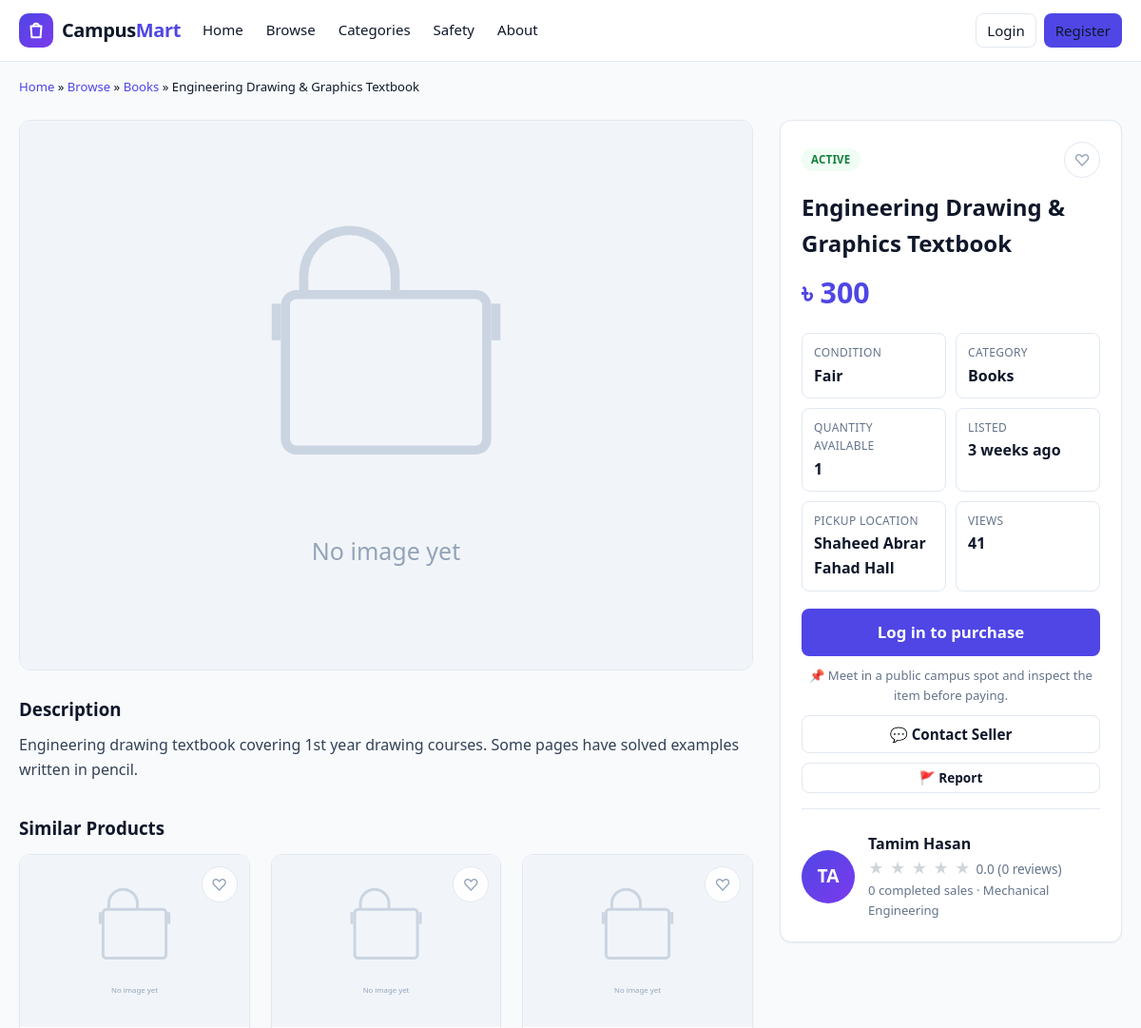
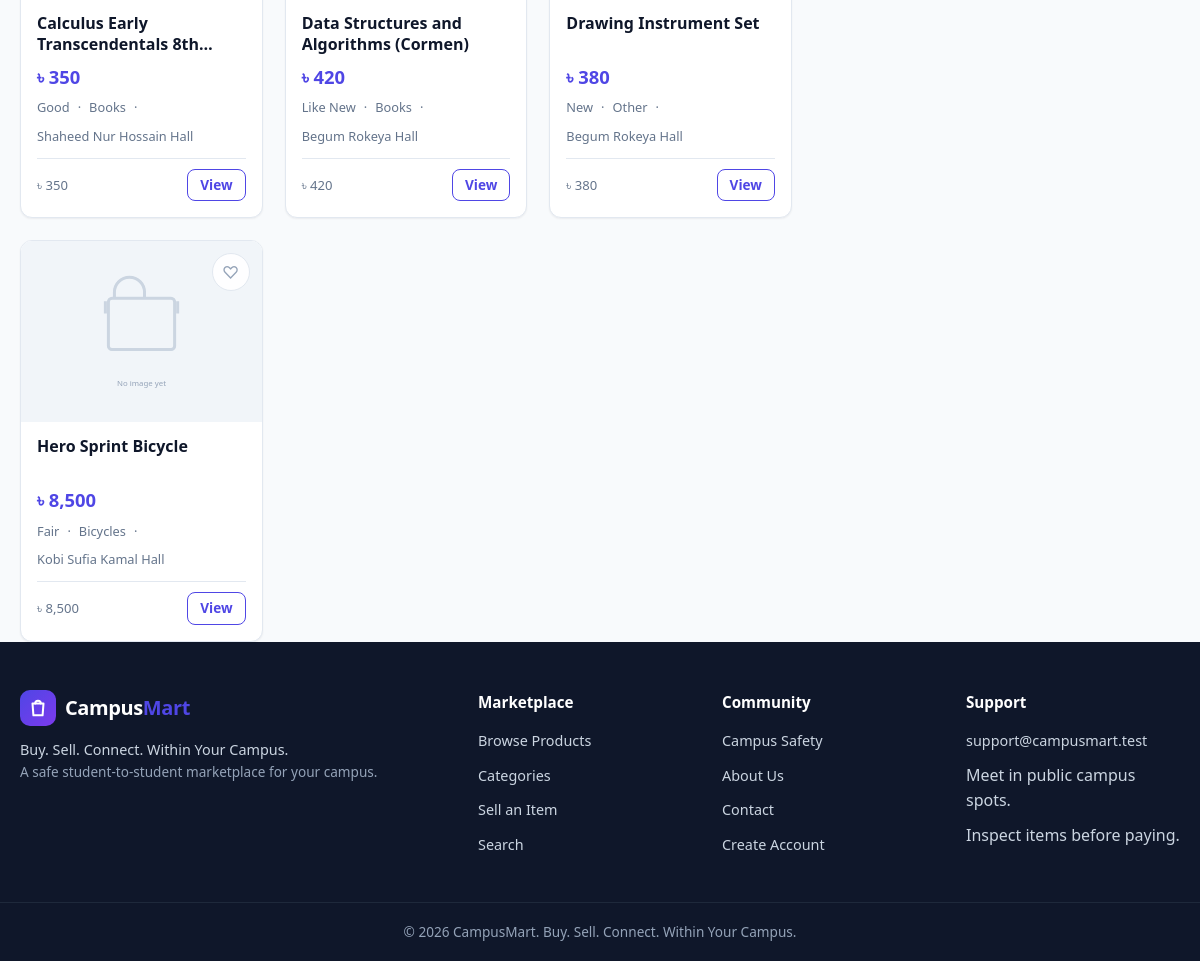
The page /product-details.php?id=17 on the database its author committed (2 pictures, top to bottom).
### tables this page shows
CREATE TABLE products (
  id INT UNSIGNED NOT NULL AUTO_INCREMENT,
  seller_id INT UNSIGNED NOT NULL,
  category_id INT UNSIGNED NOT NULL,
  title VARCHAR(200) NOT NULL,
  description TEXT NOT NULL,
  price DECIMAL(10,2) NOT NULL,
  condition_label ENUM('New','Like New','Good','Fair','Used') NOT NULL DEFAULT 'Good',
  quantity INT UNSIGNED NOT NULL DEFAULT 1,
  location VARCHAR(150) NOT NULL,
  contact_preference ENUM('In-app message','Phone','Both') NOT NULL DEFAULT 'In-app message',
  status ENUM('draft','pending','approved','active','reserved','sold','expired','rejected','removed') NOT NULL DEFAULT 'pending',
  reject_reason VARCHAR(500) DEFAULT NULL,
  views INT UNSIGNED NOT NULL DEFAULT 0,
  expires_at DATETIME NOT NULL,
  created_at DATETIME NOT NULL DEFAULT CURRENT_TIMESTAMP,
  updated_at DATETIME NOT NULL DEFAULT CURRENT_TIMESTAMP ON UPDATE CURRENT_TIMESTAMP,
  PRIMARY KEY (id),
  KEY idx_products_seller (seller_id),
  KEY idx_products_category (category_id),
  KEY idx_products_status (status),
  KEY idx_products_created (created_at),
  KEY idx_products_price (price),
  KEY idx_products_expires (expires_at),
  FULLTEXT KEY ft_products_search (title, description),
  CONSTRAINT fk_products_seller FOREIGN KEY (seller_id) REFERENCES users(id) ON DELETE RESTRICT,
  CONSTRAINT fk_products_category FOREIGN KEY (category_id) REFERENCES categories(id) ON DELETE RESTRICT,
  CONSTRAINT chk_products_price CHECK (price >= 0),
  CONSTRAINT chk_products_quantity CHECK (quantity >= 0)
);

CREATE TABLE categories (
  id INT UNSIGNED NOT NULL AUTO_INCREMENT,
  name VARCHAR(100) NOT NULL,
  description VARCHAR(255) DEFAULT NULL,
  status ENUM('active','disabled') NOT NULL DEFAULT 'active',
  created_at DATETIME NOT NULL DEFAULT CURRENT_TIMESTAMP,
  updated_at DATETIME NOT NULL DEFAULT CURRENT_TIMESTAMP ON UPDATE CURRENT_TIMESTAMP,
  PRIMARY KEY (id),
  UNIQUE KEY uq_categories_name (name)
);

CREATE TABLE users (
  id INT UNSIGNED NOT NULL AUTO_INCREMENT,
  full_name VARCHAR(100) NOT NULL,
  student_id VARCHAR(30) NOT NULL,
  email VARCHAR(150) NOT NULL,
  phone VARCHAR(20) DEFAULT NULL,
  password_hash VARCHAR(255) NOT NULL,
  department VARCHAR(100) DEFAULT NULL,
  batch VARCHAR(30) DEFAULT NULL,
  hall VARCHAR(100) DEFAULT NULL,
  profile_image VARCHAR(255) DEFAULT NULL,
  role ENUM('student','admin') NOT NULL DEFAULT 'student',
  status ENUM('active','suspended') NOT NULL DEFAULT 'active',
  is_verified TINYINT(1) NOT NULL DEFAULT 0,
  created_at DATETIME NOT NULL DEFAULT CURRENT_TIMESTAMP,
  updated_at DATETIME NOT NULL DEFAULT CURRENT_TIMESTAMP ON UPDATE CURRENT_TIMESTAMP,
  PRIMARY KEY (id),
  UNIQUE KEY uq_users_student_id (student_id),
  UNIQUE KEY uq_users_email (email),
  KEY idx_users_status (status),
  KEY idx_users_role (role)
);

### includes/init.php (called while the page is built, shortened)
<?php
require_once __DIR__ . '/../includes/functions.php';
run_expiry_check();

### product-details.php (the view, shortened to what this page needs)
<?php
require_once __DIR__ . '/includes/init.php';
$pid = (int)($_GET['id'] ?? 0);
$product = $pid > 0 ? get_product($pid) : null;
$isOwner = is_logged_in() && current_user_id() === (int)$product['seller_id'];
$images = product_images($pid);
$primary = $images[0]['image_path'] ?? null;
$seller = get_user((int)$product['seller_id']);
$sellerStats = seller_stats((int)$product['seller_id']);
$isFav = is_logged_in() && favorite_exists(current_user_id(), $pid);
$myOrder = null;
$similar = similar_products($product, 4);
$canRequest = $product['status'] === 'active'
    && $product['seller_status'] === 'active'
    && !$isOwner
    && is_logged_in()
    && $myOrder === null
    && current_user()['status'] === 'active';
require __DIR__ . '/includes/header.php';
?>
<div class="container">
  <nav class="text-small mb-2" style="padding-top:16px;" aria-label="Breadcrumb">
    <a href="<?= e(APP_BASE_URL . '/index.php') ?>">Home</a> »
    <a href="<?= e(APP_BASE_URL . '/products.php') ?>">Browse</a> »
    <a href="<?= e(APP_BASE_URL . '/products.php?category=' . (int)$product['category_id']) ?>"><?= e($product['category_name']) ?></a> »
    <span><?= e($product['title']) ?></span>
  </nav>
  <div class="detail-layout">
    <div class="detail-main">
      <div class="gallery" data-track-view="<?= (int)$pid ?>">
        <div class="gallery-main">
          <?php if ($primary): ?>
            <img src="<?= e(image_url($primary)) ?>" alt="<?= e($product['title']) ?>" id="galleryMain">
          <?php else: ?>
            <img src="<?= e(image_url(null)) ?>" alt="No image">
          <?php endif; ?>
        </div>
      </div>
      <div class="detail-description">
        <h3>Description</h3>
        <p><?= e($product['description']) ?></p>
      </div>
      <?php if ($similar): ?>
        <div style="margin-top:34px;">
          <h3 class="mb-2">Similar Products</h3>
          <div class="product-grid" style="grid-template-columns:repeat(auto-fill,minmax(220px,1fr));">
            <?php
            $detailProduct = $product;
            foreach ($similar as $product2) {
                $product = $product2;
                require __DIR__ . '/includes/product-card.php';
            }
            $product = $detailProduct;
            ?>
          </div>
        </div>
      <?php endif; ?>
    </div>
    <aside class="buy-panel">
      <div class="card panel-box">
        <div class="flex justify-between">
          <span class="badge badge-<?= e(product_status_class($product['status'])) ?>"><?= e(product_status_label($product['status'])) ?></span>
          <button type="button" class="fav-btn <?= $isFav ? 'active' : '' ?>" data-fav="<?= (int)$pid ?>" style="position:static; width:38px; height:38px;" title="<?= $isFav ? 'Remove from favorites' : 'Add to favorites' ?>">&#9825;</button>
        </div>
        <h1 class="mt-2"><?= e($product['title']) ?></h1>
        <div class="detail-price"><?= e(format_price($product['price'])) ?></div>
        <div class="detail-meta">
          <div class="meta-item"><div class="label">Condition</div><div class="value"><?= e($product['condition_label']) ?></div></div>
          <div class="meta-item"><div class="label">Category</div><div class="value"><?= e($product['category_name']) ?></div></div>
          <div class="meta-item"><div class="label">Quantity available</div><div class="value"><?= (int)$product['quantity'] ?></div></div>
          <div class="meta-item"><div class="label">Listed</div><div class="value"><?= e(time_ago($product['created_at'])) ?></div></div>
          <div class="meta-item"><div class="label">Pickup location</div><div class="value"><?= e($product['location']) ?></div></div>
          <div class="meta-item"><div class="label">Views</div><div class="value"><?= (int)$product['views'] ?></div></div>
        </div>
        <div class="detail-actions">
          <?php if ($isOwner): ?>
            <a class="btn btn-primary btn-block" href="<?= e(APP_BASE_URL . '/user/edit-listing.php?id=' . (int)$pid) ?>">Edit Listing</a>
            <a class="btn btn-ghost btn-block" href="<?= e(APP_BASE_URL . '/user/listings.php') ?>">Manage My Listings</a>
          <?php elseif (!is_logged_in()): ?>
            <a class="btn btn-primary btn-block btn-lg" href="<?= e(APP_BASE_URL . '/login.php?redirect=' . urlencode('product-details.php?id=' . $pid)) ?>">Log in to purchase</a>
            <p class="text-small text-muted text-center">📌 Meet in a public campus spot and inspect the item before paying.</p>
          <?php elseif ($product['status'] === 'reserved'): ?>
            <div class="alert alert-warning alert-inline">This item is currently reserved by another buyer.</div>
          <?php else: ?>
            <div class="alert alert-muted alert-inline">This listing is no longer available for purchase.</div>
          <?php endif; ?>
          <?php if (!$isOwner): ?>
            <a class="btn btn-ghost btn-block" href="<?= e(APP_BASE_URL . '/product-details.php?id=' . (int)$pid . '&action=message') ?>">💬 Contact Seller</a>
          <?php endif; ?>
          <div class="flex" style="gap:8px;">
            <button type="button" class="btn btn-ghost btn-sm grow" data-open-modal="reportModal">🚩 Report</button>
          </div>
        </div>
        <div class="divider"></div>
        <div class="seller-card">
          <span class="avatar avatar-md" data-initials="<?= e(strtoupper(substr($seller['full_name'] ?? 'U', 0, 2))) ?>">
          </span>
          <div class="seller-info">
            <div class="name">
              <?= e($seller['full_name']) ?>
            </div>
            <div class="rating-line">
              <?= rating_stars((float)$sellerStats['avg_rating']) ?>
              <span><?= e(number_format($sellerStats['avg_rating'], 1)) ?> (<?= (int)$sellerStats['review_count'] ?> reviews)</span>
            </div>
            <div class="text-small text-muted"><?= (int)$sellerStats['sales_count'] ?> completed sales · <?= e($seller['department'] ?? '') ?></div>
          </div>
        </div>
      </div>
    </aside>
  </div>
</div>
<?php require __DIR__ . '/includes/footer.php'; ?>

### includes/product-card.php (shortened to what this page needs)
<?php
$p = $product;
$img = image_url($p['image_path'] ?? null);
$isFav = $favorited ?? favorite_exists(current_user_id(), (int)$p['id']);
$showSeller = $showSeller ?? false;
?>
<article class="card product-card">
  <button type="button" class="fav-btn <?= $isFav ? 'active' : '' ?>" data-fav="<?= (int)$p['id'] ?>"
          title="<?= $isFav ? 'Remove from favorites' : 'Add to favorites' ?>"
          aria-label="<?= $isFav ? 'Remove from favorites' : 'Add to favorites' ?>">&#9825;</button>
  <a class="card-media" href="<?= e(APP_BASE_URL . '/product-details.php?id=' . (int)$p['id']) ?>">
    <img src="<?= e($img) ?>" alt="<?= e($p['title']) ?>" loading="lazy">
  </a>
  <div class="card-body">
    <a class="card-title" href="<?= e(APP_BASE_URL . '/product-details.php?id=' . (int)$p['id']) ?>"><?= e($p['title']) ?></a>
    <div class="card-price"><?= e(format_price($p['price'])) ?></div>
    <div class="card-meta">
      <span><?= e($p['condition_label'] ?? '') ?></span>
      <span>·</span>
      <span><?= e($p['category_name'] ?? '') ?></span>
      <?php if (!empty($p['location'])): ?>
        <span>·</span>
        <span title="Pickup location"><?= e($p['location']) ?></span>
      <?php endif; ?>
    </div>
    <div class="card-foot">
      <span><?= $showSeller && !empty($p['seller_name']) ? e($p['seller_name']) : e(format_price($p['price'])) ?></span>
      <a class="btn btn-outline btn-sm" href="<?= e(APP_BASE_URL . '/product-details.php?id=' . (int)$p['id']) ?>">View</a>
    </div>
  </div>
</article>

### rows shown on the page
products: category.name "Books", title "Engineering Drawing & Graphics Textbook", description "Engineering drawing textbook covering 1st year drawing courses. Some pages have solved examples written in pencil.", status "ACTIVE", price "৳ 300", condition_label "Fair", quantity "1", created_at "3 weeks ago", location "Shaheed Abrar Fahad Hall", views "41"
products: title "Calculus Early Transcendentals…", price "৳ 350", condition_label "Good", category.name "Books", location "Shaheed Nur Hossain Hall"
products: title "Data Structures and Algorithms (Cormen)", price "৳ 420", condition_label "Like New", category.name "Books", location "Begum Rokeya Hall"
products: title "Drawing Instrument Set", price "৳ 380", condition_label "New", category.name "Other", location "Begum Rokeya Hall"
products: title "Hero Sprint Bicycle", price "৳ 8,500", condition_label "Fair", category.name "Bicycles", location "Kobi Sufia Kamal Hall"
users: full_name "Tamim Hasan", department "Mechanical Engineering"

### other values the page prints
$sellerStats['avg_rating'] "0.0"
$sellerStats['review_count'] "0"
$sellerStats['sales_count'] "0"
settings('site_tagline') ?: APP_TAGLINE "Buy. Sell. Connect. Within Your Campus."
$supportEmail "support@campusmart.test"
$siteName "CampusMart"
